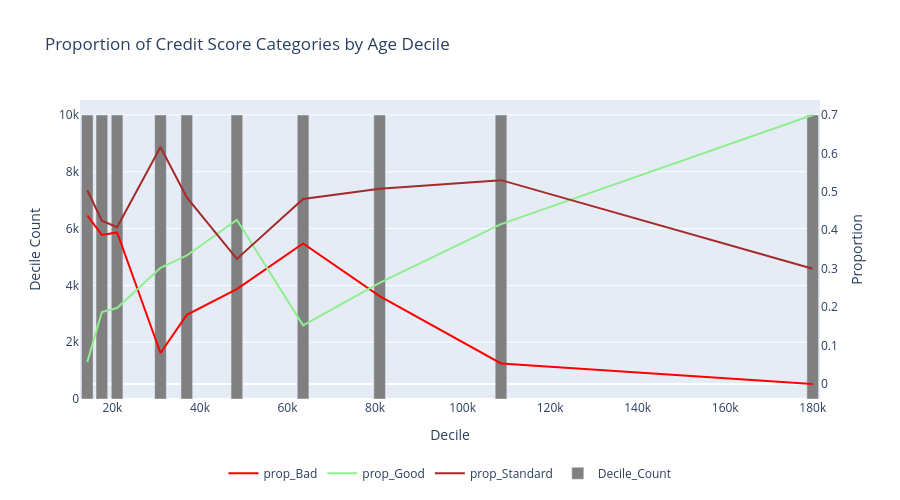

Notebook source saved alongside this figure:
### Markdown cell above
Porporción de Buenos: aunque se observa una relación positiva entre los ingresos anuales y la proporción de buenos, se observa un
cambio abrupto entre los deciles 5 y 6, al pasar de una proporción de buenos de 43% a 15%,
lo cual no es razonable.

Proporción de standard: aunque sí existe una tendencia negativa entre la proporción de Standard y los ingresos
hay cambios irregulares que son poco razonable.

Proporción de malos: de manera similar, la proporción de malos y los ingresos tienen una relación inversa, sin embargo, 
hay cambios irregulares abruptos.

### Code cell
chart_types = {
    "prop_Good":"line",
    "prop_Standard":"line",
    "prop_Bad": "line",  
    "Decile_Count": "bar"    
}

fig = plot_interactive_chart(
    df=deciles_summary,  
    y_columns=["prop_Bad", "prop_Good", "prop_Standard", "Decile_Count"],  
    x_column="Decile_Max",  
    chart_types=chart_types, 
    title="Proportion of Credit Score Categories by Age Decile",
    x_title="Decile",
    y_title="Decile Count",  
    y2_title="Proportion",   
    secondary_y=["prop_Bad", "prop_Good", "prop_Standard"],  
    width=900,
    height=500,
    custom_colors={"prop_Bad": "red", "prop_Good":"lightgreen",
    "prop_Standard":"brown", "Decile_Count": "gray"}  
)

fig.show()

### Figure 1 — Plotly figure (JSON) as saved in the notebook; plotly's stock layout.template omitted (floating-point values rounded to 4 significant figures)
{"data": [{"line": {"color": "red"}, "mode": "lines", "name": "prop_Bad", "type": "scatter", "x": [14260.0, 17590.0, 21080.0, 30990.0, 37000.0, 48430.0, 63560.0, 81050.0, 108800.0, 180000.0], "y": [0.4384, 0.388, 0.3944, 0.0808, 0.18, 0.2472, 0.3656, 0.2288, 0.0536, 0.0], "yaxis": "y2"}, {"line": {"color": "lightgreen"}, "mode": "lines", "name": "prop_Good", "type": "scatter", "x": [14260.0, 17590.0, 21080.0, 30990.0, 37000.0, 48430.0, 63560.0, 81050.0, 108800.0, 180000.0], "y": [0.0576, 0.1872, 0.1976, 0.3024, 0.3344, 0.4272, 0.1528, 0.2632, 0.416, 0.7], "yaxis": "y2"}, {"line": {"color": "brown"}, "mode": "lines", "name": "prop_Standard", "type": "scatter", "x": [14260.0, 17590.0, 21080.0, 30990.0, 37000.0, 48430.0, 63560.0, 81050.0, 108800.0, 180000.0], "y": [0.504, 0.4248, 0.408, 0.6168, 0.4856, 0.3256, 0.4816, 0.508, 0.5304, 0.3], "yaxis": "y2"}, {"marker": {"color": "gray"}, "name": "Decile_Count", "type": "bar", "x": [14260.0, 17590.0, 21080.0, 30990.0, 37000.0, 48430.0, 63560.0, 81050.0, 108800.0, 180000.0], "y": [10000, 10000, 10000, 10000, 10000, 10000, 10000, 10000, 10000, 10000], "yaxis": "y"}], "layout": {"height": 500, "legend": {"orientation": "h", "x": 0.5, "xanchor": "center", "y": -0.2, "yanchor": "top"}, "title": {"text": "Proportion of Credit Score Categories by Age Decile"}, "width": 900, "xaxis": {"title": {"text": "Decile"}}, "yaxis": {"title": {"text": "Decile Count"}}, "yaxis2": {"overlaying": "y", "showgrid": false, "side": "right", "title": {"text": "Proportion"}}}}
